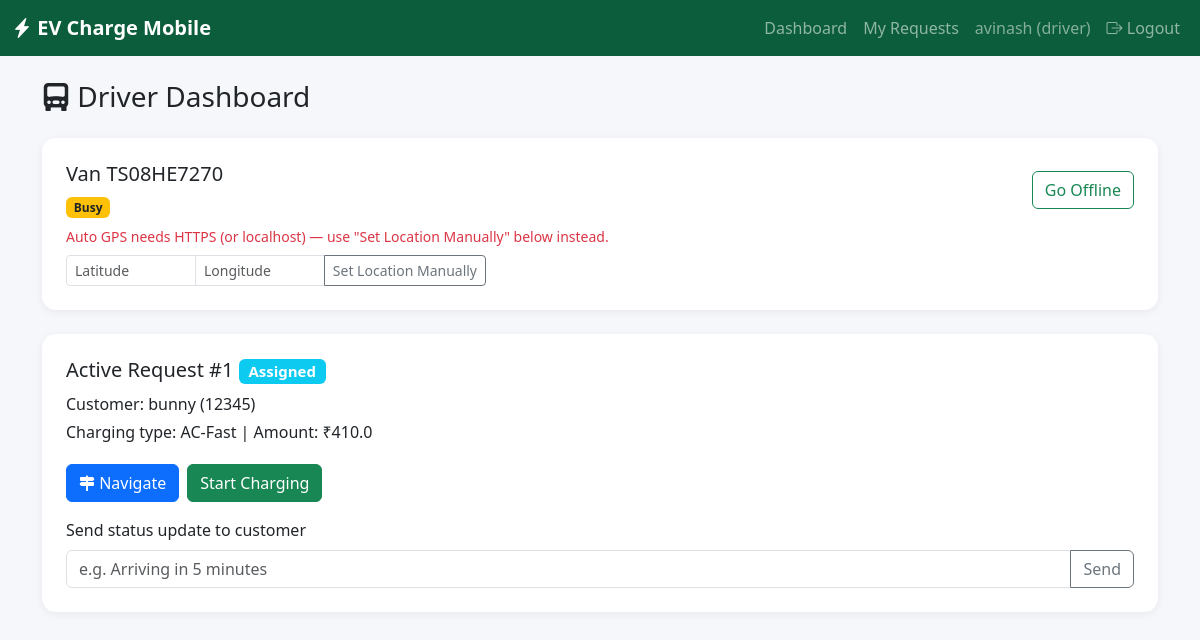
The page /driver/dashboard (signed in) on the database its author committed.
### app/models.py (models this page shows, shortened)
class User(UserMixin, db.Model):
    __tablename__ = "users"
    id = db.Column(db.Integer, primary_key=True)
    name = db.Column(db.String(120), nullable=False)
    email = db.Column(db.String(120), unique=True, nullable=False, index=True)
    phone = db.Column(db.String(20))
    password_hash = db.Column(db.String(255), nullable=False)
    role = db.Column(db.String(20), nullable=False, default="user")  # user | admin | driver
    created_at = db.Column(db.DateTime, default=datetime.utcnow)
    requests = db.relationship("ChargingRequest", backref="customer", lazy=True,
                                foreign_keys="ChargingRequest.user_id")
    van = db.relationship("ChargingVan", backref="driver", uselist=False,
                           foreign_keys="ChargingVan.driver_id")
    notifications = db.relationship("Notification", backref="user", lazy=True)

class ChargingVan(db.Model):
    __tablename__ = "charging_vans"
    id = db.Column(db.Integer, primary_key=True)
    van_number = db.Column(db.String(50), unique=True, nullable=False)
    driver_id = db.Column(db.Integer, db.ForeignKey("users.id"), nullable=True)
    status = db.Column(db.String(20), default="offline")  # offline | available | busy
    current_lat = db.Column(db.Float)
    current_lng = db.Column(db.Float)
    battery_capacity_kwh = db.Column(db.Float, default=50.0)
    supported_types = db.Column(db.String(120), default="AC-Slow,AC-Fast,DC-Fast")
    last_updated = db.Column(db.DateTime, default=datetime.utcnow)
    requests = db.relationship("ChargingRequest", backref="van", lazy=True)

class ChargingRequest(db.Model):
    __tablename__ = "charging_requests"
    id = db.Column(db.Integer, primary_key=True)
    user_id = db.Column(db.Integer, db.ForeignKey("users.id"), nullable=False)
    van_id = db.Column(db.Integer, db.ForeignKey("charging_vans.id"), nullable=True)
    charging_type = db.Column(db.String(50), nullable=False)  # AC-Slow / AC-Fast / DC-Fast
    vehicle_number = db.Column(db.String(30))
    lat = db.Column(db.Float, nullable=False)
    lng = db.Column(db.Float, nullable=False)
    address_text = db.Column(db.String(255))
    status = db.Column(db.String(20), default="pending")
    estimated_kwh = db.Column(db.Float, default=10.0)
    amount = db.Column(db.Float, default=0.0)
    requested_at = db.Column(db.DateTime, default=datetime.utcnow)
    assigned_at = db.Column(db.DateTime)
    started_at = db.Column(db.DateTime)
    ended_at = db.Column(db.DateTime)
    payment = db.relationship("Payment", backref="request", uselist=False)

### app/driver/routes.py (the view)
@driver_bp.route("/dashboard")
@roles_required("driver")
def dashboard():
    van = _my_van()
    active_request = None
    if van:
        active_request = ChargingRequest.query.filter(
            ChargingRequest.van_id == van.id,
            ChargingRequest.status.in_(["assigned", "en_route", "charging"])
        ).first()
    return render_template("driver/dashboard.html", van=van, active_request=active_request,
                            maps_key=current_app.config["GOOGLE_MAPS_API_KEY"])

### app/driver/routes.py (called while the page is built)
@driver_bp.before_request
@login_required
def _guard():
    pass

def _my_van():
    return ChargingVan.query.filter_by(driver_id=current_user.id).first()

### app/models.py (called while the page is built)
@login_manager.user_loader
def load_user(user_id):
    return User.query.get(int(user_id))

### app/utils.py (called while the page is built)
def roles_required(*roles):
    def decorator(fn):
        @wraps(fn)
        def wrapped(*args, **kwargs):
            if not current_user.is_authenticated or current_user.role not in roles:
                abort(403)
            return fn(*args, **kwargs)
        return wrapped
    return decorator

### app/templates/driver/dashboard.html (shortened to what this page needs)
{% extends "base.html" %}
{% block content %}
<h3 class="mb-4"><i class="bi bi-truck-front-fill"></i> Driver Dashboard</h3>
{% if not van %}
  <div class="card p-4">
    <h5 class="mb-3"><i class="bi bi-truck"></i> Add Your Charging Van</h5>
    <p class="text-muted small">No van is linked to your account yet. Register your van's details below
      (or ask an admin to assign one from the Manage Vans page).</p>
    <form method="POST" action="{{ url_for('driver.add_van') }}" id="addVanForm">
      <div class="row">
        <div class="col-md-6 mb-3">
          <label class="form-label">Van Number</label>
          <input type="text" name="van_number" class="form-control" placeholder="e.g. TS-EVAN-2201" required>
        </div>
        <div class="col-md-6 mb-3">
          <label class="form-label">Battery Capacity (kWh)</label>
          <input type="number" name="battery_capacity_kwh" class="form-control" value="50" min="1" step="1">
        </div>
      </div>
      <div class="mb-3">
        <label class="form-label">Supported Charging Types</label>
        <div class="d-flex gap-3">
          <div class="form-check">
            <input class="form-check-input" type="checkbox" name="supported_types" value="AC-Slow" id="t1" checked>
            <label class="form-check-label" for="t1">AC-Slow</label>
          </div>
          <div class="form-check">
            <input class="form-check-input" type="checkbox" name="supported_types" value="AC-Fast" id="t2" checked>
            <label class="form-check-label" for="t2">AC-Fast</label>
          </div>
          <div class="form-check">
            <input class="form-check-input" type="checkbox" name="supported_types" value="DC-Fast" id="t3" checked>
            <label class="form-check-label" for="t3">DC-Fast</label>
          </div>
        </div>
      </div>
      <div class="row">
        <div class="col-md-6 mb-3">
          <label class="form-label">Latitude</label>
          <input type="number" step="any" name="lat" id="vanLat" class="form-control">
        </div>
        <div class="col-md-6 mb-3">
          <label class="form-label">Longitude</label>
          <input type="number" step="any" name="lng" id="vanLng" class="form-control">
        </div>
      </div>
      <div class="mb-3">
        <button type="button" class="btn btn-outline-success btn-sm" onclick="detectVanLocation()">
          <i class="bi bi-crosshair"></i> Detect Current Location
        </button>
        <span id="vanLocStatus" class="text-muted small ms-2">Or type coordinates above manually if GPS doesn't work.</span>
      </div>
      <button class="btn btn-success" type="submit">Register Van</button>
    </form>
  </div>
{% else %}
  <div class="card p-4 mb-4">
    <div class="d-flex justify-content-between align-items-center">
      <div>
        <h5>Van {{ van.van_number }}</h5>
        <span class="badge bg-{{ 'success' if van.status=='available' else ('warning text-dark' if van.status=='busy' else 'secondary') }} badge-status">{{ van.status }}</span>
      </div>
      <form method="POST" action="{{ url_for('driver.toggle_availability') }}">
        <button class="btn btn-outline-success">{{ 'Go Offline' if van.status != 'offline' else 'Go Online' }}</button>
      </form>
    </div>
    <p class="text-muted small mt-2 mb-0" id="gpsStatusLine">Your GPS location is shared automatically while this page is open.</p>
    <div class="input-group input-group-sm mt-2" style="max-width: 420px;">
      <input type="number" step="any" id="manualLat" class="form-control" placeholder="Latitude">
      <input type="number" step="any" id="manualLng" class="form-control" placeholder="Longitude">
      <button class="btn btn-outline-secondary" type="button" onclick="sendManualLocation()">Set Location Manually</button>
    </div>
  </div>
  {% if active_request %}
  <div class="card p-4">
    <h5>Active Request #{{ active_request.id }} <span class="badge bg-info badge-status">{{ active_request.status }}</span></h5>
    <p class="mb-1">Customer: {{ active_request.customer.name }} ({{ active_request.customer.phone or 'no phone' }})</p>
    <p class="mb-1">Charging type: {{ active_request.charging_type }} | Amount: ₹{{ active_request.amount }}</p>
    <div class="d-flex flex-wrap gap-2 mt-3">
      <a href="{{ url_for('driver.navigate', request_id=active_request.id) }}" class="btn btn-primary">
        <i class="bi bi-signpost-2-fill"></i> Navigate
      </a>
      {% if active_request.status in ['assigned','en_route'] %}
      <form method="POST" action="{{ url_for('driver.start_charging', request_id=active_request.id) }}">
        <button class="btn btn-success">Start Charging</button>
      </form>
      {% endif %}
    </div>
    <form method="POST" action="{{ url_for('driver.upload_status', request_id=active_request.id) }}" class="mt-3">
      <label class="form-label">Send status update to customer</label>
      <div class="input-group">
        <input type="text" name="note" class="form-control" placeholder="e.g. Arriving in 5 minutes">
        <button class="btn btn-outline-secondary">Send</button>
      </div>
    </form>
  </div>
  {% else %}
  <div class="alert alert-light border">No active request assigned right now.</div>
  {% endif %}
{% endif %}
{% endblock %}

### app/templates/base.html (shortened to what this page needs)
<!DOCTYPE html>
<html lang="en">
<head>
  <link href="https://cdn.jsdelivr.net/npm/bootstrap@5.3.3/dist/css/bootstrap.min.css" rel="stylesheet">
  <link href="https://cdn.jsdelivr.net/npm/bootstrap-icons@1.11.3/font/bootstrap-icons.css" rel="stylesheet">
  <link href="https://unpkg.com/leaflet@1.9.4/dist/leaflet.css" rel="stylesheet">
  <link href="{{ url_for('static', filename='css/style.css') }}" rel="stylesheet">
</head>
<body>
  <nav class="navbar navbar-expand-lg navbar-dark" style="background-color:#0b5d3b;">
    <div class="container-fluid">
      <a class="navbar-brand fw-bold" href="{{ url_for('index') }}"><i class="bi bi-lightning-charge-fill"></i> EV Charge Mobile</a>
      <div class="collapse navbar-collapse" id="nav">
        <ul class="navbar-nav ms-auto">
          {% if current_user.is_authenticated %}
            {% if current_user.role == 'user' %}
              <li class="nav-item"><a class="nav-link" href="{{ url_for('user.dashboard') }}">Dashboard</a></li>
              <li class="nav-item"><a class="nav-link" href="{{ url_for('user.request_charging') }}">Request Charging</a></li>
              <li class="nav-item"><a class="nav-link" href="{{ url_for('user.history') }}">Booking History</a></li>
              <li class="nav-item"><a class="nav-link" href="{{ url_for('user.notifications') }}"><i class="bi bi-bell"></i></a></li>
            {% elif current_user.role == 'driver' %}
              <li class="nav-item"><a class="nav-link" href="{{ url_for('driver.dashboard') }}">Dashboard</a></li>
              <li class="nav-item"><a class="nav-link" href="{{ url_for('driver.my_requests') }}">My Requests</a></li>
            {% endif %}
            <li class="nav-item"><span class="nav-link text-white-50">{{ current_user.name }} ({{ current_user.role }})</span></li>
            <li class="nav-item"><a class="nav-link" href="{{ url_for('auth.logout') }}"><i class="bi bi-box-arrow-right"></i> Logout</a></li>
          {% else %}
            <li class="nav-item"><a class="nav-link" href="{{ url_for('auth.login') }}">Login</a></li>
            <li class="nav-item"><a class="nav-link" href="{{ url_for('auth.register') }}">Register</a></li>
          {% endif %}
        </ul>
      </div>
    </div>
  </nav>
  <div class="container mt-4 mb-5">
    {% block content %}{% endblock %}
  </div>
</body>
</html>

### app/static/css/style.css (style rules this page uses)
body { background-color: #f5f7fa; }
.card { border: none; border-radius: 14px; box-shadow: 0 2px 10px rgba(0, 0, 0, 0.06); }
.badge-status { text-transform: capitalize; }

### rows shown on the page
User: name "avinash", role "driver"
ChargingVan: van_number "TS08HE7270", status "Busy", status "Go Offline"
ChargingRequest: id "1", status "Assigned", charging_type "AC-Fast", amount "410.0"
User: customer.name "bunny", customer "12345"
